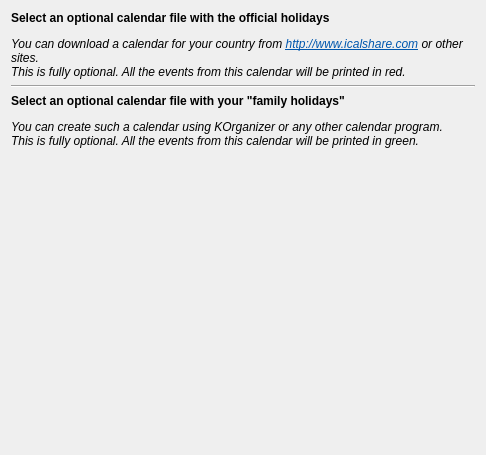
<ui version="4.0" >
 <class>CalEvents</class>
 <widget class="QWidget" name="CalEvents" >
  <property name="geometry" >
   <rect>
    <x>0</x>
    <y>0</y>
    <width>486</width>
    <height>455</height>
   </rect>
  </property>
  <property name="windowTitle" >
   <string>Calendar events</string>
  </property>
  <layout class="QVBoxLayout" >
   <item>
    <widget class="QLabel" name="ohHeaderLabel" >
     <property name="font" >
      <font>
       <weight>75</weight>
       <bold>true</bold>
      </font>
     </property>
     <property name="text" >
      <string>Select an optional calendar file with the official holidays</string>
     </property>
    </widget>
   </item>
   <item>
    <widget class="KUrlRequester" name="ohUrlRequester" >
     <property name="filter" >
      <string>*.ics</string>
     </property>
    </widget>
   </item>
   <item>
    <widget class="QLabel" name="ohExplainLabel" >
     <property name="font" >
      <font>
       <italic>true</italic>
      </font>
     </property>
     <property name="text" >
      <string>&lt;!DOCTYPE HTML PUBLIC "-//W3C//DTD HTML 4.0//EN" "http://www.w3.org/TR/REC-html40/strict.dtd">
&lt;html>&lt;head>&lt;meta name="qrichtext" content="1" />&lt;style type="text/css">
p, li { white-space: pre-wrap; }
&lt;/style>&lt;/head>&lt;body style=" font-family:'DejaVu Sans'; font-size:9pt; font-weight:400; font-style:italic;">
&lt;p style=" margin-top:0px; margin-bottom:0px; margin-left:0px; margin-right:0px; -qt-block-indent:0; text-indent:0px;">You can download a calendar for your country from &lt;a href="http://www.icalshare.com">&lt;span style=" text-decoration: underline; color:#0057ae;">http://www.icalshare.com&lt;/span>&lt;/a> or other sites.&lt;/p>
&lt;p style=" margin-top:0px; margin-bottom:0px; margin-left:0px; margin-right:0px; -qt-block-indent:0; text-indent:0px;">This is fully optional. All the events from this calendar will be printed in red.&lt;/p>&lt;/body>&lt;/html></string>
     </property>
     <property name="alignment" >
      <set>Qt::AlignVCenter</set>
     </property>
     <property name="wordWrap" >
      <bool>true</bool>
     </property>
    </widget>
   </item>
   <item>
    <widget class="Line" name="line1" >
     <property name="frameShape" >
      <enum>QFrame::HLine</enum>
     </property>
     <property name="frameShadow" >
      <enum>QFrame::Sunken</enum>
     </property>
    </widget>
   </item>
   <item>
    <widget class="QLabel" name="fhHeaderLabel" >
     <property name="font" >
      <font>
       <weight>75</weight>
       <bold>true</bold>
      </font>
     </property>
     <property name="text" >
      <string>Select an optional calendar file with your "family holidays"</string>
     </property>
     <property name="wordWrap" >
      <bool>false</bool>
     </property>
    </widget>
   </item>
   <item>
    <widget class="KUrlRequester" name="fhUrlRequester" >
     <property name="filter" >
      <string>*.ics</string>
     </property>
    </widget>
   </item>
   <item>
    <widget class="QLabel" name="fhExplainLabel" >
     <property name="font" >
      <font>
       <italic>true</italic>
      </font>
     </property>
     <property name="text" >
      <string>You can create such a calendar using KOrganizer or any other calendar program.
This is fully optional. All the events from this calendar will be printed in green.</string>
     </property>
     <property name="alignment" >
      <set>Qt::AlignVCenter</set>
     </property>
     <property name="wordWrap" >
      <bool>true</bool>
     </property>
    </widget>
   </item>
   <item>
    <spacer name="spacer1" >
     <property name="orientation" >
      <enum>Qt::Vertical</enum>
     </property>
     <property name="sizeType" >
      <enum>QSizePolicy::Expanding</enum>
     </property>
     <property name="sizeHint" stdset="0" >
      <size>
       <width>41</width>
       <height>140</height>
      </size>
     </property>
    </spacer>
   </item>
  </layout>
 </widget>
 <layoutdefault spacing="6" margin="11" />
 <pixmapfunction>qPixmapFromMimeSource</pixmapfunction>
 <customwidgets>
  <customwidget>
   <class>KUrlRequester</class>
   <extends>QFrame</extends>
   <header>kurlrequester.h</header>
  </customwidget>
 </customwidgets>
 <includes>
  <include location="local" >klineedit.h</include>
  <include location="local" >klineedit.h</include>
 </includes>
 <resources/>
 <connections/>
 <slots>
  <signal>fhChanged(QString)</signal>
  <signal>ohChanged(QString)</signal>
 </slots>
</ui>
